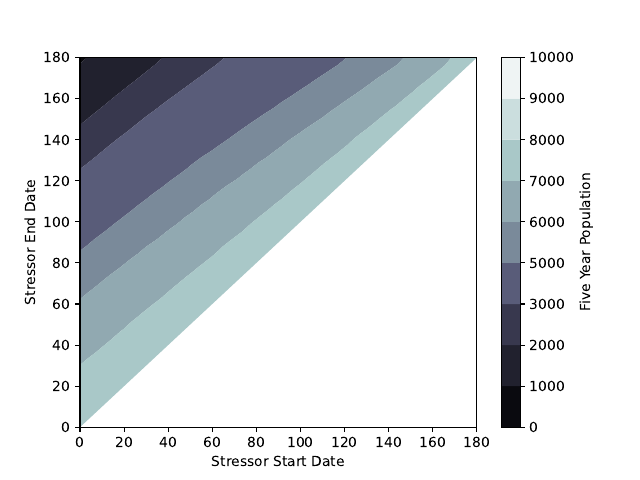

Here is the Python script that generated this plot:
import numpy as np
import pandas as pd
import multiprocessing
import os
import argparse
import matplotlib.pyplot as plt
from itertools import product
from scipy.integrate import solve_ivp
from bee_model import odes
import time

'''
This code produces a single figure to compare the temporal application effects of a stressor. 
'''

parser = argparse.ArgumentParser()
parser.add_argument("-n", "--ncores", type=int, help="number of cores", default=os.cpu_count() - 1)

def worker(obj):

    # Define the parameters that are fixed for this realization. 
    parm = {}
    parm['gamma'] = 0.0625; parm['b'] = 0.875; parm['K_expn'] = 4; parm['w_expn'] = -6
    parm['c'] = 2.7; parm['sigma'] = 0.2769; parm['y_expn'] = -6; parm['mu'] = 0.1356
    parm['auto'] = False; parm['phi_expn'] = 3.5
    parm['beta'] = 0.3; parm['nu'] = 0.2; parm['rho'] = 0.5; parm['p'] = 0.75

    # Unpack the stress timing parameters.
    parm['t0'], parm['t1'] = obj

    if parm['t0'] > parm['t1']:
        return np.nan

    # Solve the ODEs with these parameters. Record evaluations the terminal populations (after 10 years).
    num_years = 5; tsol = np.linspace(0, 180*num_years, num_years*100)
    [H, FU, FI] = solve_ivp(fun=odes, t_span=[tsol.min(), tsol.max()], t_eval=[tsol[-1]], y0=[200, 50, 0], args=(parm,)).y

    return H + FU + FI

def main(pool): 

    # Define the possible values for t0
    m = 50
    t0_range = np.linspace(0, 180, m)
    t1_range = np.linspace(0, 180, m)

    # Make all possible parameter stress timing combinations and put them in a dataframe. 
    # Simulate the model with these in parallel. 
    # Model returns nan if t1 > t0.
    df = pd.DataFrame(list(product(t0_range, t1_range)), columns=['t0', 't1'])

    starting = time.time()
    df['term_pop'] = pool.map(worker, df.values)
    ending = time.time()
    print(df.shape[0], ending - starting)
    
    fig, ax = plt.subplots(1,1)
    CS = ax.contourf(df['t0'].values.reshape(m,m), df['t1'].values.reshape(m,m), df['term_pop'].values.reshape(m,m), cmap='bone')
    cbar = fig.colorbar(CS)

    cbar.ax.set_ylabel('Five Year Population')
    ax.set_xlabel('Stressor Start Date')
    ax.set_ylabel('Stressor End Date')

    fig.savefig('temporal_comparison.pdf')


if __name__ == '__main__':
    args = parser.parse_args()
    pool = multiprocessing.Pool(processes=args.ncores)
    main(pool)